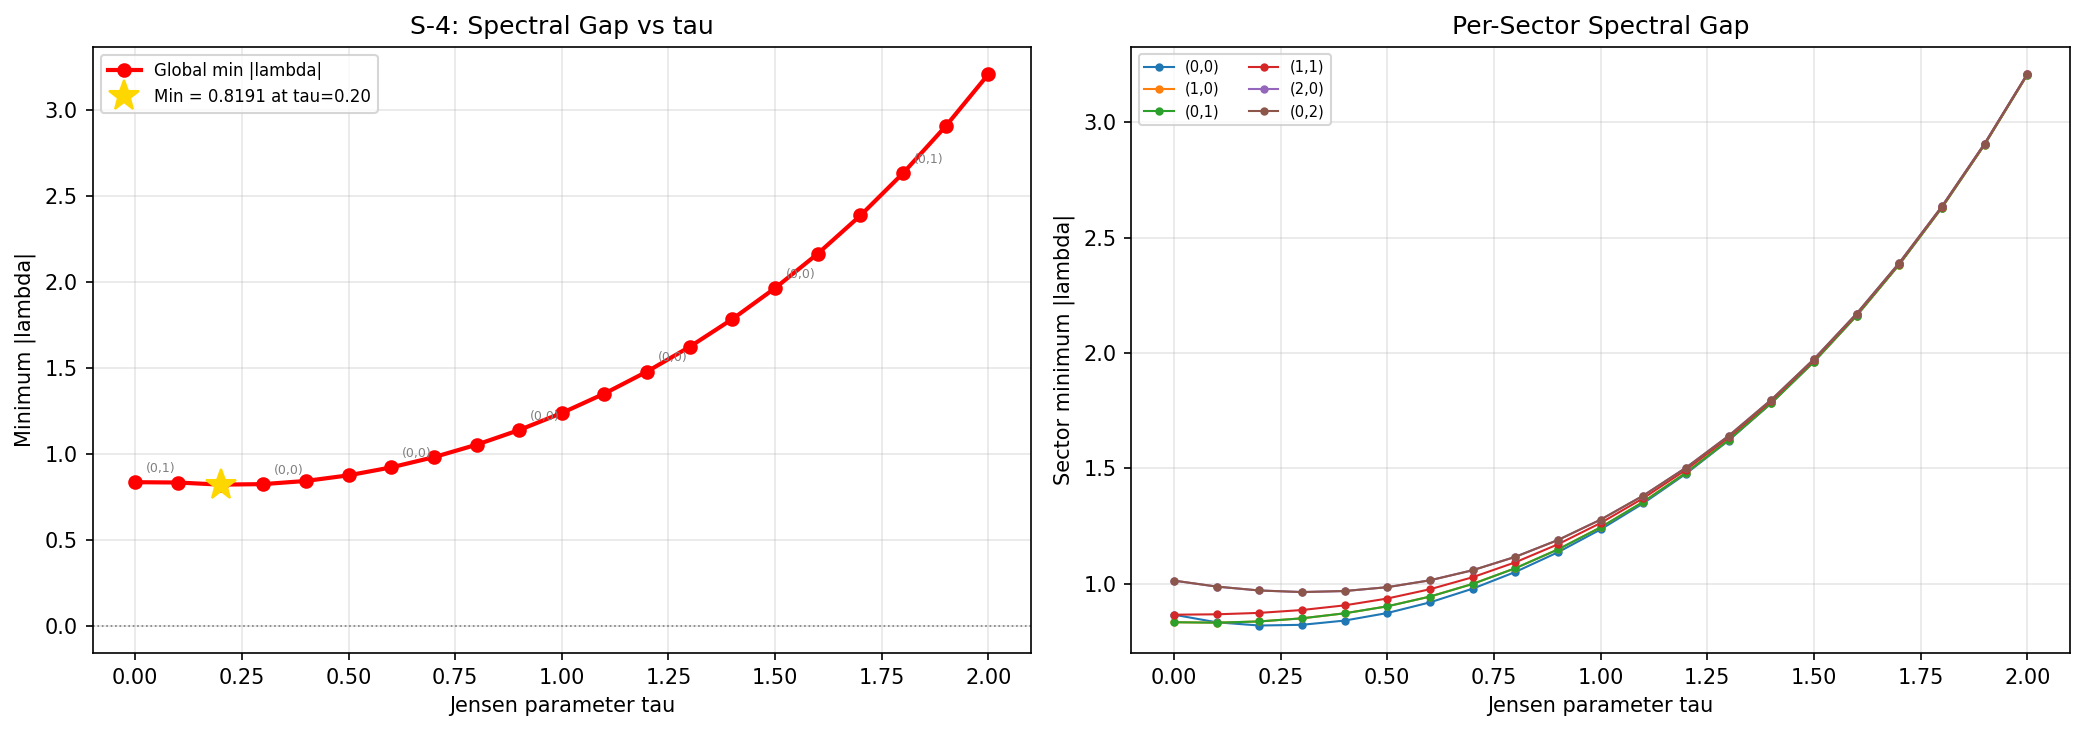

The script that saved this image:
"""
Session 19a — S-4: Near-Zero Spectral Density Check
====================================================

Checks the spectral gap of D_K(tau):
    1. Smallest |eigenvalue| at each tau, across all sectors
    2. Spectral density near lambda=0 (histogram)
    3. Per-sector minimum gap

Session 18 found minimum gap = 0.818 at sector (0,0), tau ~ 0.26.
This confirms that systematically across all 28 sectors and 21 tau-values.

If gap > 0 everywhere: fermion condensate (Banks-Casher) is CLOSED on compact SU(3).

Environment: Venv Python (numpy + scipy + matplotlib).

Author: phonon-exflation-sim agent (Session 19a)
Date: 2026-02-15
"""

import sys
import os
import numpy as np

SCRIPT_DIR = os.path.dirname(os.path.abspath(__file__))
sys.path.insert(0, SCRIPT_DIR)

from s19a_sweep_data import load_sweep_data


def analyze_spectral_gap(data):
    """
    Compute spectral gap statistics at each tau.
    """
    tau_values = data['tau_values']
    n_tau = len(tau_values)

    # Storage
    min_gap = np.zeros(n_tau)          # Global minimum |lambda| at each tau
    min_gap_sector = []                 # (p,q) of sector giving minimum
    gap_per_sector = {}                 # Per-sector gap vs tau

    for i, tau in enumerate(tau_values):
        evals = data['eigenvalues'][i]
        sp = data['sector_p'][i]
        sq = data['sector_q'][i]

        # Global minimum
        min_gap[i] = np.min(evals)
        idx_min = np.argmin(evals)
        min_gap_sector.append((int(sp[idx_min]), int(sq[idx_min])))

        # Per-sector minimum
        sectors = {}
        for e, p, q in zip(evals, sp, sq):
            key = (int(p), int(q))
            if key not in sectors:
                sectors[key] = []
            sectors[key].append(e)

        for key, vals in sectors.items():
            if key not in gap_per_sector:
                gap_per_sector[key] = np.zeros(n_tau)
            gap_per_sector[key][i] = np.min(vals)

        if i % 5 == 0 or i == n_tau - 1:
            print(f"    tau={tau:.2f}: min|lambda| = {min_gap[i]:.6f} "
                  f"at sector ({sp[idx_min]},{sq[idx_min]})")

    return {
        'tau_values': tau_values,
        'min_gap': min_gap,
        'min_gap_sector': min_gap_sector,
        'gap_per_sector': gap_per_sector,
    }


def plot_results(results, output_dir):
    """Generate S-4 diagnostic plots."""
    import matplotlib
    matplotlib.use('Agg')
    import matplotlib.pyplot as plt

    tau = results['tau_values']

    fig, axes = plt.subplots(1, 2, figsize=(14, 5))

    # Panel (a): Global minimum gap vs tau
    ax = axes[0]
    ax.plot(tau, results['min_gap'], 'ro-', markersize=6, lw=2, label='Global min |lambda|')

    # Annotate sector
    for i, (p, q) in enumerate(results['min_gap_sector']):
        if i % 3 == 0:
            ax.annotate(f'({p},{q})', (tau[i], results['min_gap'][i]),
                        textcoords="offset points", xytext=(5, 5), fontsize=6,
                        color='gray')

    ax.axhline(y=0, color='gray', ls=':', lw=0.8)
    ax.set_xlabel('Jensen parameter tau')
    ax.set_ylabel('Minimum |lambda|')
    ax.set_title('S-4: Spectral Gap vs tau')
    ax.legend(fontsize=8)
    ax.grid(True, alpha=0.3)

    # Find overall minimum
    imin = np.argmin(results['min_gap'])
    ax.plot(tau[imin], results['min_gap'][imin], '*', markersize=15, color='gold',
            zorder=5, label=f'Min = {results["min_gap"][imin]:.4f} at tau={tau[imin]:.2f}')
    ax.legend(fontsize=8)

    # Panel (b): Per-sector gaps for a few representative sectors
    ax = axes[1]
    sectors_to_plot = [(0, 0), (1, 0), (0, 1), (1, 1), (2, 0), (0, 2)]
    for key in sectors_to_plot:
        if key in results['gap_per_sector']:
            ax.plot(tau, results['gap_per_sector'][key], 'o-', markersize=3, lw=1,
                    label=f'({key[0]},{key[1]})')

    ax.set_xlabel('Jensen parameter tau')
    ax.set_ylabel('Sector minimum |lambda|')
    ax.set_title('Per-Sector Spectral Gap')
    ax.legend(fontsize=7, ncol=2)
    ax.grid(True, alpha=0.3)

    plt.tight_layout()
    path = os.path.join(output_dir, 's19a_spectral_gap.png')
    plt.savefig(path, dpi=150, bbox_inches='tight')
    plt.close()
    print(f"  Saved: {path}")


if __name__ == '__main__':
    DATA_PATH = os.path.join(SCRIPT_DIR, 's19a_sweep_data.npz')

    print("S-4: Near-Zero Spectral Density Check")
    print(f"  Loading: {DATA_PATH}")

    data = load_sweep_data(DATA_PATH)

    print("\n--- Computing spectral gap ---")
    results = analyze_spectral_gap(data)

    print(f"\n{'='*70}")
    print("RESULTS SUMMARY")
    print(f"{'='*70}")

    # Global minimum across all tau
    imin = np.argmin(results['min_gap'])
    gap_min = results['min_gap'][imin]
    tau_min = results['tau_values'][imin]
    sector_min = results['min_gap_sector'][imin]

    print(f"\n  Global minimum spectral gap:")
    print(f"    |lambda|_min = {gap_min:.6f}")
    print(f"    at tau = {tau_min:.2f}, sector ({sector_min[0]},{sector_min[1]})")

    print(f"\n  Gap at all tau values:")
    for i, tau in enumerate(results['tau_values']):
        print(f"    tau={tau:.2f}: min|lambda| = {results['min_gap'][i]:.6f} "
              f"sector {results['min_gap_sector'][i]}")

    print(f"\n{'='*70}")
    print("ASSESSMENT")
    print(f"{'='*70}")

    if gap_min > 0:
        print(f"  >> Gap > 0 everywhere (min = {gap_min:.4f}).")
        print(f"  >> Fermion condensate (Banks-Casher) route: CLOSED on compact SU(3).")
        print(f"  >> Spectral gap is bounded away from zero at all tau.")
        print(f"  >> Confirms Session 18 result: gap closure geometrically forbidden.")
    else:
        print(f"  >> GAP CLOSES at tau={tau_min:.2f}! Banks-Casher may apply.")

    print("\n--- Generating plots ---")
    plot_results(results, SCRIPT_DIR)

    print("\nS-4 complete.")
